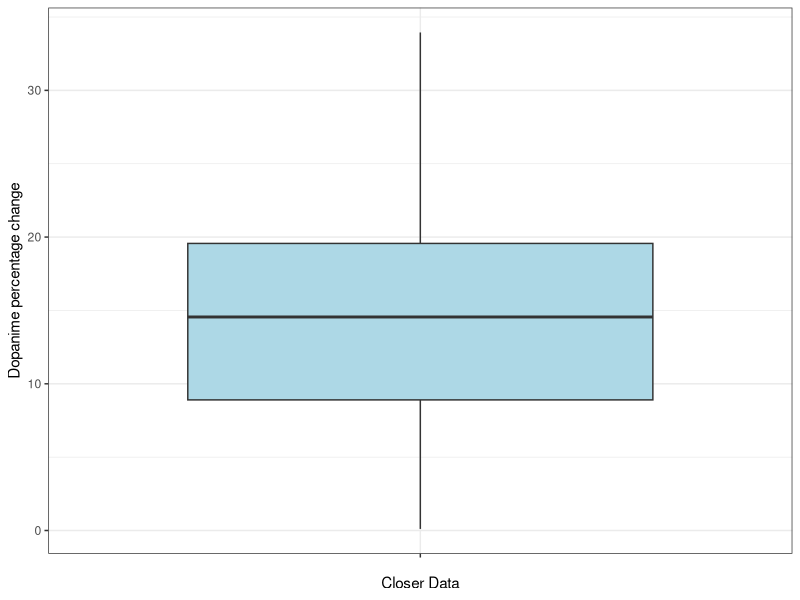
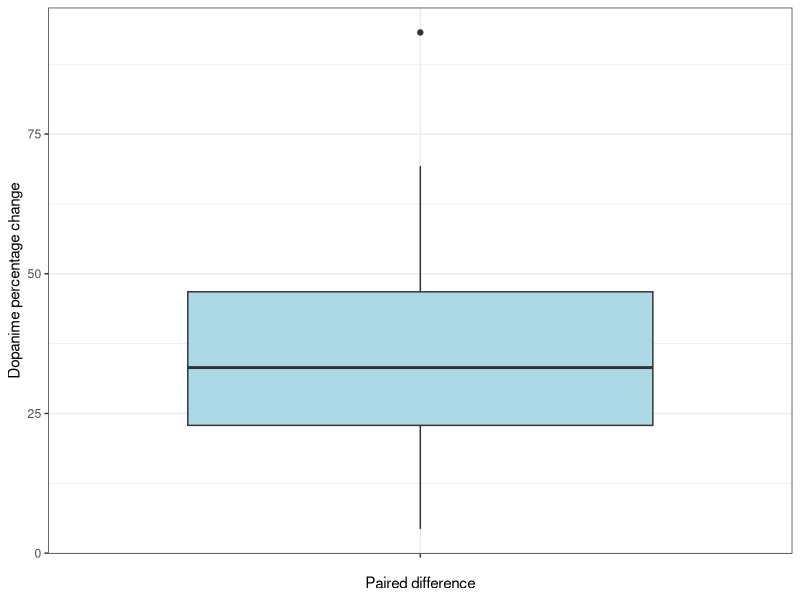
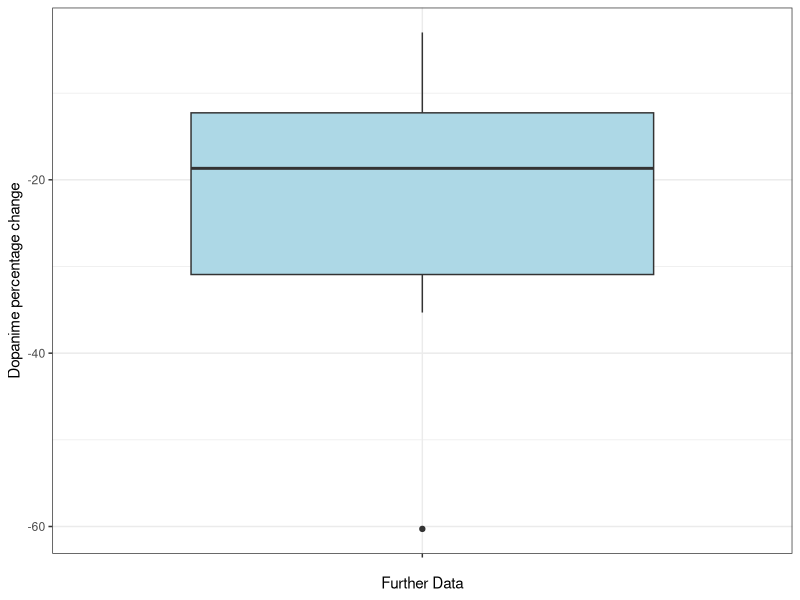

Source code (R) for these figures, in order:
#make sure it runs from scratch

################################################################################
# LAB 11 R CODE
# YULIIA HELEVERIA
# MATH 240 - SPRING 2025
################################################################################

################################################################################
# Load libraries
################################################################################
library(pwr)
library(tidyverse)

################################################################################
# Task 1: using pwr package for R
################################################################################
#conduct power analysis
d <- 0.65 #effect size
type <- "one.sample" 
alternative <- "two.sided" 
alpha <- 0.05
power <- 0.80
power.analysis <- pwr.t.test(n = NULL, d=d, sig.level = alpha, power = power,
                             type = type, alternative = alternative)

#extract n argument
num.obseravtions <- power.analysis$n

################################################################################
# Task 2: collecting data for Figure 2
################################################################################
#load the file with deleted sheets
fig.data <- read_csv("Fig2Dat.csv")
#mutate data to get the difference
fig.data <- fig.data|>
  mutate("difference" = closer_vals - further_vals)

################################################################################
# Task 3: summarize the data
################################################################################
#part a - summarize further data
further.dat <- fig.data$further_vals

#do numerical summary for the data
furthest.summary <- tibble(
  mean = mean(further.dat),
  sd = sd(further.dat),
  min = min(further.dat),
  q1 = quantile(further.dat, probs = 0.25),
  median = quantile(further.dat, probs = 0.50),
  q3 = quantile(further.dat, probs = 0.75),
  max = max(further.dat)
)

#do graphical summary for the data
furthest.boxplot <- ggplot(data = tibble(further.dat))+
  geom_boxplot(aes(x = "", y = further.dat*100),
               fill = "lightblue")+ #make the boxplot for the data
  theme_bw()+
  xlab("Further Data")+
  ylab("Dopanime percentage change")


#part b - summarize closer data
closer.dat <- fig.data$closer_vals

#do numerical summary for the data
closer.summary <- tibble(
  mean = mean(closer.dat),
  sd = sd(closer.dat),
  min = min(closer.dat),
  q1 = quantile(closer.dat, probs = 0.25),
  median = quantile(closer.dat, probs = 0.50),
  q3 = quantile(closer.dat, probs = 0.75),
  max = max(closer.dat)
)

#do graphical summary for the data
closer.boxplot <- ggplot(data = tibble(closer.dat))+
  geom_boxplot(aes(x = "", y = closer.dat*100),
               fill = "lightblue")+ #make the boxplot for the data
  theme_bw()+
  xlab("Closer Data")+
  ylab("Dopanime percentage change")

#part c - summarize paired difference
diff.dat <- fig.data$difference

#do numerical summary for the data
diff.summary <- tibble(
  mean = mean(diff.dat),
  sd = sd(diff.dat),
  min = min(diff.dat),
  q1 = quantile(diff.dat, probs = 0.25),
  median = quantile(diff.dat, probs = 0.50),
  q3 = quantile(diff.dat, probs = 0.75),
  max = max(diff.dat)
)

#do graphical summary for the data
diff.boxplot <- ggplot(data = tibble(diff.dat))+
  geom_boxplot(aes(x = "", y = diff.dat*100),
               fill = "lightblue")+ #make the boxplot for the data
  theme_bw()+
  xlab("Paired difference")+
  ylab("Dopanime percentage change")
